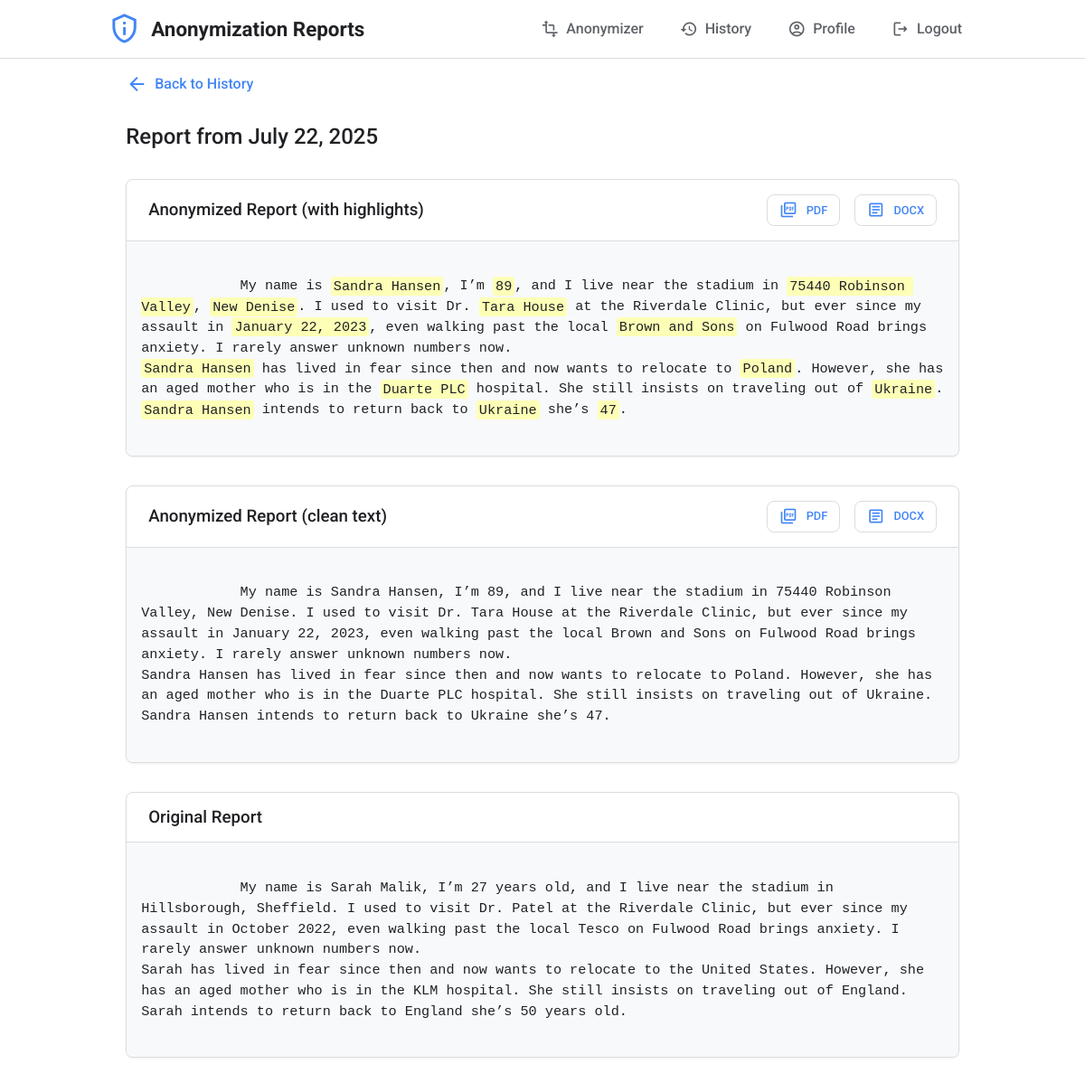
The app's page /history/2 (signed in) with its own data.
### app/models.py (models this page shows, shortened)
class ReportHistory(db.Model):
    id = db.Column(db.Integer, primary_key=True)
    original_text = db.Column(db.Text, nullable=False)
    anonymized_text_highlighted = db.Column(db.Text, nullable=False)
    anonymized_text_clean = db.Column(db.Text, nullable=False)
    timestamp = db.Column(db.DateTime, nullable=False, default=datetime.datetime.now(datetime.timezone.utc))
    user_id = db.Column(db.Integer, db.ForeignKey('user.id'), nullable=False)
    model_used = db.Column(db.String(50), nullable=False, server_default='unknown')
    anonymization_level = db.Column(db.String(50), nullable=False, server_default='unknown')

### app/main.py (the view)
@main.route('/history/<int:report_id>')
@login_required
def history_detail(report_id):
    report = ReportHistory.query.get_or_404(report_id)
    if report.user_id != current_user.id:
        abort(403)
    return render_template('history_detail.html', report=report)

### app/templates/history_detail.html (shortened to what this page needs)
{% extends "base.html" %}
{% block content %}
<div class="history-detail-container">
    <a href="{{ url_for('main.history') }}" class="back-link">
        <span class="material-icons-outlined">arrow_back</span> Back to History
    </a>
    <h2>Report from {{ report.timestamp.strftime('%B %d, %Y') }}</h2>
    <div class="card">
        <div class="card-header">
            <h3>Anonymized Report (with highlights)</h3>
            <div class="download-options">
                 <a href="{{ url_for('main.download_report', report_id=report.id, file_format='pdf', highlight='true') }}" class="btn btn-secondary">
                    <span class="material-icons-outlined">picture_as_pdf</span> PDF
                </a>
                 <a href="{{ url_for('main.download_report', report_id=report.id, file_format='docx', highlight='true') }}" class="btn btn-secondary">
                    <span class="material-icons-outlined">article</span> DOCX
                </a>
            </div>
        </div>
        <div class="card-body output-box">
            {{ report.anonymized_text_highlighted|safe }}
        </div>
    </div>
    <div class="card">
        <div class="card-header">
            <h3>Anonymized Report (clean text)</h3>
            <div class="download-options">
                 <a href="{{ url_for('main.download_report', report_id=report.id, file_format='pdf', highlight='false') }}" class="btn btn-secondary">
                    <span class="material-icons-outlined">picture_as_pdf</span> PDF
                </a>
                 <a href="{{ url_for('main.download_report', report_id=report.id, file_format='docx', highlight='false') }}" class="btn btn-secondary">
                    <span class="material-icons-outlined">article</span> DOCX
                </a>
            </div>
        </div>
        <div class="card-body output-box">
            {{ report.anonymized_text_clean }}
        </div>
    </div>
    <div class="card">
        <div class="card-header">
            <h3>Original Report</h3>
        </div>
        <div class="card-body output-box">
            {{ report.original_text }}
        </div>
    </div>
</div>
{% endblock %}

### app/static/css/style.css (style rules this page uses)
:root { --primary-color: #4285F4; --primary-hover: #5a95f5; --primary-active: #357ae8; --secondary-color: #f1f3f4; --secondary-hover: #e8eaed; --danger-color: #ea4335; --success-color: #34a853; --text-color: #202124; --subtle-text: #5f6368; --bg-color: #ffffff; --border-color: #dadce0; --card-bg: #ffffff; --marked-bg: #FDFFB6; --font-family: 'Roboto', sans-serif; --border-radius: 8px; --card-shadow: 0 1px 2px 0 rgba(60,64,67,.3), 0 2px 6px 2px rgba(60,64,67,.15); --container-width: 960px; }
* { box-sizing: border-box; margin: 0; padding: 0; }
body { font-family: var(--font-family); background-color: var(--bg-color); color: var(--text-color); line-height: 1.2; display: flex; flex-direction: column; min-height: 100vh; -webkit-font-smoothing: antialiased; -moz-osx-font-smoothing: grayscale; }
a { color: var(--primary-color); text-decoration: none; transition: color 0.2s ease-in-out; }
h1, h2, h3, h4 { font-weight: 500; line-height: 1.2; }
.btn { display: inline-flex; align-items: center; justify-content: center; gap: 0.6rem; font-family: var(--font-family); font-weight: 500; border: 1px solid transparent; border-radius: var(--border-radius); padding: 0.6rem 1.2rem; font-size: 0.9rem; cursor: pointer; text-decoration: none; transition: background-color 0.2s, box-shadow 0.2s, border-color 0.2s; -webkit-font-smoothing: antialiased; }
.btn .material-icons-outlined, .main-header nav a .material-icons-outlined { font-size: 1.25rem; line-height: 1; }
.btn-secondary { background-color: var(--bg-color); color: var(--primary-color); border-color: var(--border-color); }
.card { background-color: var(--card-bg); border: 1px solid var(--border-color); border-radius: var(--border-radius); margin-bottom: 2rem; overflow: hidden; box-shadow: 0 1px 2px 0 rgba(60,64,67,.08); }
.card-header { padding: 1rem 1.5rem; border-bottom: 1px solid var(--border-color); display: flex; justify-content: space-between; align-items: center; }
.card-header h3 { margin: 0; }
.card-body { padding: 1.5rem; }
.output-box { background-color: #f8f9fa; min-height: 200px; max-height: 500px; overflow-y: auto; white-space: pre-wrap; word-wrap: break-word; font-family: 'Courier New', Courier, monospace; font-size: 0.95rem; line-height: 1.5; padding: 1rem; border-radius: 4px; }
.output-box mark { background-color: var(--marked-bg); color: var(--text-color); border-radius: 3px; padding: 0.1em 0.2em; }
.download-options { display: flex; gap: 1rem; }
.back-link { display: inline-flex; align-items: center; gap: 0.5rem; margin-bottom: 2rem; font-weight: 500; }
.history-detail-container h2 { margin-bottom: 2rem; }
.history-detail-container .card-header .download-options a { font-size: 0.8rem; padding: 0.4rem 0.8rem; }

### records on screen
ReportHistory: timestamp "July 22, 2025", anonymized_text_highlighted "My name is Sandra Hansen , I’m 89 , and I live near the stadium in 75440 Robinson Valley , New Denise . I used to visit Dr. Tara House at the Riverdale Clinic, but ever since my assault in January 22, 2023 , even walking past the local Brown and Sons on Fulwood Road brings anxiety. I rarely answer unknown numbers now. Sandra Hansen has lived in fear since then and now wants to relocate to Poland . However, she has an aged mother who is in the Duarte PLC hospital. She still insists on traveling out of Ukraine . Sandra Hansen intends to return back to Ukraine she’s 47 .", anonymized_text_clean "My name is Sandra Hansen, I’m 89, and I live near the stadium in 75440 Robinson Valley, New Denise. I used to visit Dr. Tara House at the Riverdale Clinic, but ever since my assault in January 22, 2023, even walking past the local Brown and Sons on Fulwood Road brings anxiety. I rarely answer unknown numbers now. Sandra Hansen has lived in fear since then and now wants to relocate to Poland. However, she has an aged mother who is in the Duarte PLC hospital. She still insists on traveling out of Ukraine. Sandra Hansen intends to return back to Ukraine she’s 47.", original_text "My name is Sarah Malik, I’m 27 years old, and I live near the stadium in Hillsborough, Sheffield. I used to visit Dr. Patel at the Riverdale Clinic, but ever since my assault in October 2022, even walking past the local Tesco on Fulwood Road brings anxiety. I rarely answer unknown numbers now. Sarah has lived in fear since then and now wants to relocate to the United States. However, she has an aged mother who is in the KLM hospital. She still insists on traveling out of England. Sarah intends to return back to England she’s 50 years old."
